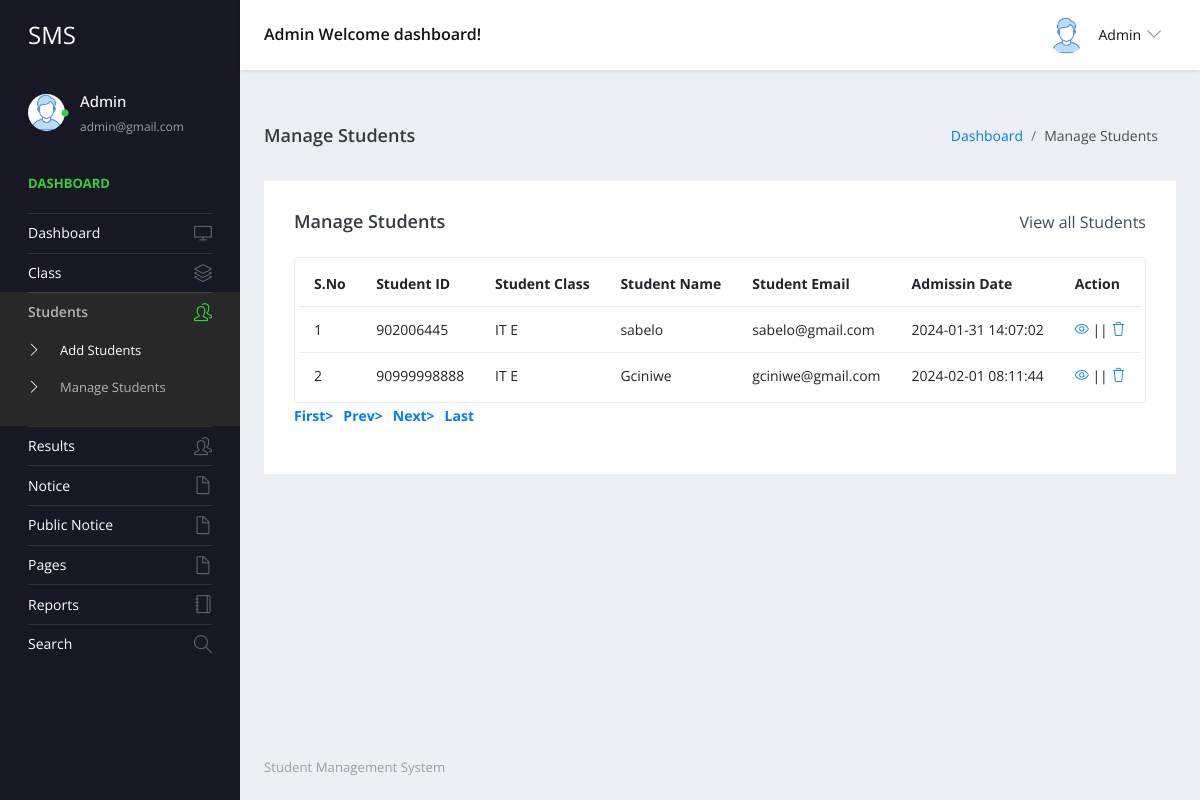
/studentms/admin/manage-students.php (signed in), run on the app's committed database.
### tables this page shows
CREATE TABLE `tblstudent` (
  `ID` int(10) NOT NULL,
  `StudentName` varchar(200) DEFAULT NULL,
  `StudentEmail` varchar(200) DEFAULT NULL,
  `StudentClass` varchar(100) DEFAULT NULL,
  `Gender` varchar(50) DEFAULT NULL,
  `DOB` date DEFAULT NULL,
  `StuID` varchar(200) DEFAULT NULL,
  `FatherName` mediumtext,
  `MotherName` mediumtext,
  `ContactNumber` bigint(10) DEFAULT NULL,
  `AltenateNumber` bigint(10) DEFAULT NULL,
  `Address` mediumtext,
  `UserName` varchar(200) DEFAULT NULL,
  `Password` varchar(200) DEFAULT NULL,
  `Image` varchar(200) DEFAULT NULL,
  `DateofAdmission` timestamp NULL DEFAULT CURRENT_TIMESTAMP
);

CREATE TABLE `tblclass` (
  `ID` int(5) NOT NULL,
  `ClassName` varchar(50) DEFAULT NULL,
  `Section` varchar(20) DEFAULT NULL,
  `CreationDate` timestamp NULL DEFAULT CURRENT_TIMESTAMP
);

### studentms/admin/manage-students.php (the view, shortened to what this page needs)
<?php
include('includes/dbconnection.php');
if (strlen($_SESSION['sturecmsaid']==0)) {
  header('location:logout.php');
  } else{
?>
<!DOCTYPE html>
<html lang="en">
  <head>
    <link rel="stylesheet" href="vendors/simple-line-icons/css/simple-line-icons.css">
    <link rel="stylesheet" href="vendors/flag-icon-css/css/flag-icon.min.css">
    <link rel="stylesheet" href="vendors/css/vendor.bundle.base.css">
    <link rel="stylesheet" href="./vendors/daterangepicker/daterangepicker.css">
    <link rel="stylesheet" href="./vendors/chartist/chartist.min.css">
    <link rel="stylesheet" href="./css/style.css">
  </head>
  <body>
    <div class="container-scroller">
     <?php include_once('includes/header.php');?>
      <div class="container-fluid page-body-wrapper">
        <?php include_once('includes/sidebar.php');?>
        <div class="main-panel">
          <div class="content-wrapper">
             <div class="page-header">
              <h3 class="page-title"> Manage Students </h3>
              <nav aria-label="breadcrumb">
                <ol class="breadcrumb">
                  <li class="breadcrumb-item"><a href="dashboard.php">Dashboard</a></li>
                  <li class="breadcrumb-item active" aria-current="page"> Manage Students</li>
                </ol>
              </nav>
            </div>
            <div class="row">
              <div class="col-md-12 grid-margin stretch-card">
                <div class="card">
                  <div class="card-body">
                    <div class="d-sm-flex align-items-center mb-4">
                      <h4 class="card-title mb-sm-0">Manage Students</h4>
                      <a href="#" class="text-dark ml-auto mb-3 mb-sm-0"> View all Students</a>
                    </div>
                    <div class="table-responsive border rounded p-1">
                      <table class="table">
                        <thead>
                          <tr>
                            <th class="font-weight-bold">S.No</th>
                            <th class="font-weight-bold">Student ID</th>
                            <th class="font-weight-bold">Student Class</th>
                            <th class="font-weight-bold">Student Name</th>
                            <th class="font-weight-bold">Student Email</th>
                            <th class="font-weight-bold">Admissin Date</th>
                            <th class="font-weight-bold">Action</th>
                          </tr>
                        </thead>
                        <tbody>
                           <?php
                            if (isset($_GET['pageno'])) {
            $pageno = $_GET['pageno'];
        } else {
            $pageno = 1;
        }
        $no_of_records_per_page = 15;
        $offset = ($pageno-1) * $no_of_records_per_page;
       $ret = "SELECT ID FROM tblstudent";
$query1 = $dbh -> prepare($ret);
$query1->execute();
$total_rows=$query1->rowCount();
$total_pages = ceil($total_rows / $no_of_records_per_page);
$sql="SELECT tblstudent.StuID,tblstudent.ID as sid,tblstudent.StudentName,tblstudent.StudentEmail,tblstudent.DateofAdmission,tblclass.ClassName,tblclass.Section from tblstudent join tblclass on tblclass.ID=tblstudent.StudentClass LIMIT $offset, $no_of_records_per_page";
$query = $dbh -> prepare($sql);
$query->execute();
$results=$query->fetchAll(PDO::FETCH_OBJ);
$cnt=1;
if($query->rowCount() > 0)
{
foreach($results as $row)
{               ?>
                          <tr>
                            <td><?php echo htmlentities($cnt);?></td>
                            <td><?php  echo htmlentities($row->StuID);?></td>
                            <td><?php  echo htmlentities($row->ClassName);?> <?php  echo htmlentities($row->Section);?></td>
                            <td><?php  echo htmlentities($row->StudentName);?></td>
                            <td><?php  echo htmlentities($row->StudentEmail);?></td>
                            <td><?php  echo htmlentities($row->DateofAdmission);?></td>
                            <td>
                              <div><a href="edit-student-detail.php?editid=<?php echo htmlentities ($row->sid);?>"><i class="icon-eye"></i></a>
                                                || <a href="manage-students.php?delid=<?php echo ($row->sid);?>" onclick="return confirm('Do you really want to Delete ?');"> <i class="icon-trash"></i></a></div>
                            </td>
                          </tr><?php $cnt=$cnt+1;}} ?>
                        </tbody>
                      </table>
                    </div>
                    <div align="left">
    <ul class="pagination" >
        <li><a href="?pageno=1"><strong>First></strong></a></li>
        <li class="<?php if($pageno <= 1){ echo 'disabled'; } ?>">
            <a href="<?php if($pageno <= 1){ echo '#'; } else { echo "?pageno=".($pageno - 1); } ?>"><strong style="padding-left: 10px">Prev></strong></a>
        </li>
        <li class="<?php if($pageno >= $total_pages){ echo 'disabled'; } ?>">
            <a href="<?php if($pageno >= $total_pages){ echo '#'; } else { echo "?pageno=".($pageno + 1); } ?>"><strong style="padding-left: 10px">Next></strong></a>
        </li>
        <li><a href="?pageno=<?php echo $total_pages; ?>"><strong style="padding-left: 10px">Last</strong></a></li>
    </ul>
</div>
                  </div>
                </div>
              </div>
            </div>
          </div>
         <?php include_once('includes/footer.php');?>
        </div>
      </div>
    </div>
  </body>
</html><?php }  ?>

### studentms/admin/includes/header.php (shortened to what this page needs)
 <nav class="navbar default-layout-navbar col-lg-12 col-12 p-0 fixed-top d-flex flex-row">
        <div class="navbar-brand-wrapper d-flex align-items-center">
          <a class="navbar-brand brand-logo" href="dashboard.php">
            <strong style="color: white;">SMS</strong>
          </a>
        </div><?php
         $aid= $_SESSION['sturecmsaid'];
$sql="SELECT * from tbladmin where ID=:aid";
$query = $dbh -> prepare($sql);
$query->bindParam(':aid',$aid,PDO::PARAM_STR);
$query->execute();
$results=$query->fetchAll(PDO::FETCH_OBJ);
$cnt=1;
if($query->rowCount() > 0)
{
foreach($results as $row)
{               ?>
        <div class="navbar-menu-wrapper d-flex align-items-center flex-grow-1">
          <h5 class="mb-0 font-weight-medium d-none d-lg-flex"><?php  echo htmlentities($row->AdminName);?> Welcome dashboard!</h5>
          <ul class="navbar-nav navbar-nav-right ml-auto">
            <li class="nav-item dropdown d-none d-xl-inline-flex user-dropdown">
              <a class="nav-link dropdown-toggle" id="UserDropdown" href="#" data-toggle="dropdown" aria-expanded="false">
                <img class="img-xs rounded-circle ml-2" src="images/faces/face8.jpg" alt="Profile image"> <span class="font-weight-normal"> <?php  echo htmlentities($row->AdminName);?> </span></a>
                <?php $cnt=$cnt+1;}} ?>
            </li>
          </ul>
        </div>
      </nav>

### studentms/admin/includes/sidebar.php (shortened to what this page needs)
<nav class="sidebar sidebar-offcanvas" id="sidebar">
          <ul class="nav">
            <li class="nav-item nav-profile">
              <a href="#" class="nav-link">
                <div class="profile-image">
                  <img class="img-xs rounded-circle" src="images/faces/face8.jpg" alt="profile image">
                  <div class="dot-indicator bg-success"></div>
                </div>
                <div class="text-wrapper">
                  <?php
         $aid= $_SESSION['sturecmsaid'];
$sql="SELECT * from tbladmin where ID=:aid";
$query = $dbh -> prepare($sql);
$query->bindParam(':aid',$aid,PDO::PARAM_STR);
$query->execute();
$results=$query->fetchAll(PDO::FETCH_OBJ);
$cnt=1;
if($query->rowCount() > 0)
{
foreach($results as $row)
{               ?>
                  <p class="profile-name"><?php  echo htmlentities($row->AdminName);?></p>
                  <p class="designation"><?php  echo htmlentities($row->Email);?></p><?php $cnt=$cnt+1;}} ?>
                </div>
              </a>
            </li>
            <li class="nav-item nav-category">
              <span class="nav-link">Dashboard</span>
            </li>
            <li class="nav-item">
              <a class="nav-link" href="dashboard.php">
                <span class="menu-title">Dashboard</span>
                <i class="icon-screen-desktop menu-icon"></i>
              </a>
            </li>
            <li class="nav-item">
              <a class="nav-link" data-toggle="collapse" href="#ui-basic" aria-expanded="false" aria-controls="ui-basic">
                <span class="menu-title">Class</span>
                <i class="icon-layers menu-icon"></i>
              </a>
            </li>
            <li class="nav-item">
              <a class="nav-link" data-toggle="collapse" href="#ui-basic1" aria-expanded="false" aria-controls="ui-basic1">
                <span class="menu-title">Students</span>
                <i class="icon-people menu-icon"></i>
              </a>
              <div class="collapse" id="ui-basic1">
                <ul class="nav flex-column sub-menu">
                  <li class="nav-item"> <a class="nav-link" href="add-students.php">Add Students</a></li>
                  <li class="nav-item"> <a class="nav-link" href="manage-students.php">Manage Students</a></li>
                </ul>
              </div>
            </li>
            <li class="nav-item">
              <a class="nav-link" data-toggle="collapse" href="#ui-basic1" aria-expanded="false" aria-controls="ui-basic1">
                <span class="menu-title">Results</span>
                <i class="icon-people menu-icon"></i>
              </a>
            </li>
            <li class="nav-item">
              <a class="nav-link" data-toggle="collapse" href="#auth" aria-expanded="false" aria-controls="auth">
                <span class="menu-title">Notice</span>
                <i class="icon-doc menu-icon"></i>
              </a>
            </li>
            <li class="nav-item">
              <a class="nav-link" data-toggle="collapse" href="#auth1" aria-expanded="false" aria-controls="auth">
                <span class="menu-title">Public Notice</span>
                <i class="icon-doc menu-icon"></i>
              </a>
              <li class="nav-item">
              <a class="nav-link" data-toggle="collapse" href="#auth2" aria-expanded="false" aria-controls="auth">
                <span class="menu-title">Pages</span>
                <i class="icon-doc menu-icon"></i>
              </a>
            </li>
              <li class="nav-item">
              <a class="nav-link" href="between-dates-reports.php">
                <span class="menu-title">Reports</span>
                <i class="icon-notebook menu-icon"></i>
              </a>
            </li>
            <li class="nav-item">
              <a class="nav-link" href="search.php">
                <span class="menu-title">Search</span>
                <i class="icon-magnifier menu-icon"></i>
              </a>
            </li>
            </li>
          </ul>
        </nav>

### data on the page
tblstudent: StuID "902006445", tblclass.ClassName "IT", tblclass.Section "E", StudentName "sabelo", StudentEmail "sabelo@gmail.com", DateofAdmission "2024-01-31 14:07:02"
tblstudent: StuID "90999998888", tblclass.ClassName "IT", tblclass.Section "E", StudentName "Gciniwe", StudentEmail "gciniwe@gmail.com", DateofAdmission "2024-02-01 08:11:44"

### other printed values
$row->AdminName "Admin"
$row->Email "admin@gmail.com"
